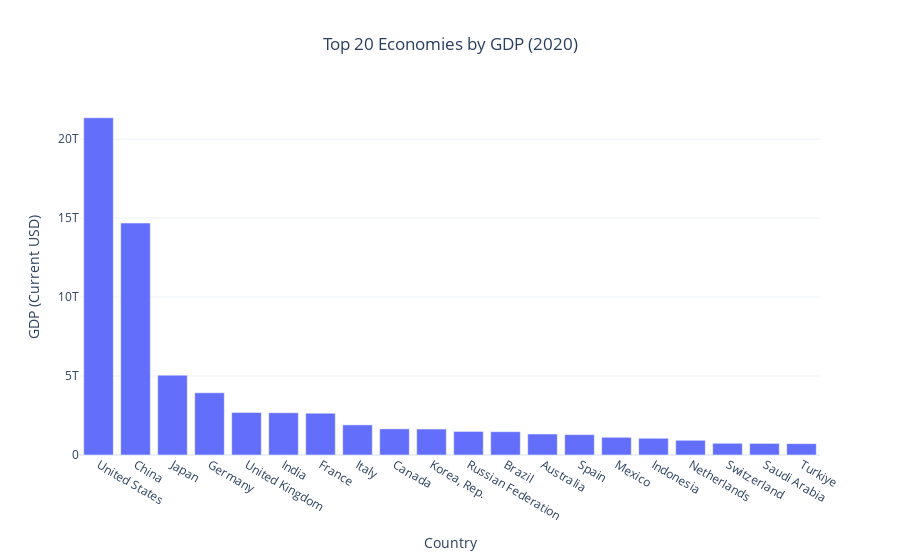

The code cell stored with this chart in its notebook:
### Markdown cell above
# 🏆 Leading Economies by GDP

This visualization ranks countries based on total economic output (GDP).

Bar charts provide a clear comparison of economic scale and highlight  
global leaders in production and income generation.

### Code cell
year_filtered = df[df["year"] == 2020].copy()

year_filtered = year_filtered.dropna(subset=["GDP (Current USD)"])

top_gdp = year_filtered.sort_values(
    "GDP (Current USD)", ascending=False
).head(20)

fig = px.bar(
    top_gdp,
    x="country_name",
    y="GDP (Current USD)",
    title="Top 20 Economies by GDP (2020)",
)

fig.update_layout(
    template="plotly_white",
    title_x=0.5,
    xaxis_title="Country",
    yaxis_title="GDP (Current USD)"
)

fig.show()

### Figure 1 — Plotly figure (JSON) as saved in the notebook; plotly's stock layout.template omitted (floating-point values rounded to 4 significant figures)
{"data": [{"hovertemplate": "country_name=%{x}<br>GDP (Current USD)=%{y}<extra></extra>", "legendgroup": "", "marker": {"color": "#636efa", "pattern": {"shape": ""}}, "name": "", "orientation": "v", "showlegend": false, "textposition": "auto", "type": "bar", "x": ["United States", "China", "Japan", "Germany", "United Kingdom", "India", "France", "Italy", "Canada", "Korea, Rep.", "Russian Federation", "Brazil", "Australia", "Spain", "Mexico", "Indonesia", "Netherlands", "Switzerland", "Saudi Arabia", "Turkiye"], "xaxis": "x", "y": [21350000000000.0, 14690000000000.0, 5056000000000.0, 3940000000000.0, 2697000000000.0, 2675000000000.0, 2648000000000.0, 1907000000000.0, 1656000000000.0, 1644000000000.0, 1493000000000.0, 1476000000000.0, 1328000000000.0, 1290000000000.0, 1121000000000.0, 1059000000000.0, 932600000000.0, 742000000000.0, 734300000000.0, 720300000000.0], "yaxis": "y"}], "layout": {"barmode": "relative", "legend": {"tracegroupgap": 0}, "title": {"text": "Top 20 Economies by GDP (2020)", "x": 0.5}, "xaxis": {"anchor": "y", "domain": [0, 1], "title": {"text": "Country"}}, "yaxis": {"anchor": "x", "domain": [0, 1], "title": {"text": "GDP (Current USD)"}}}}
